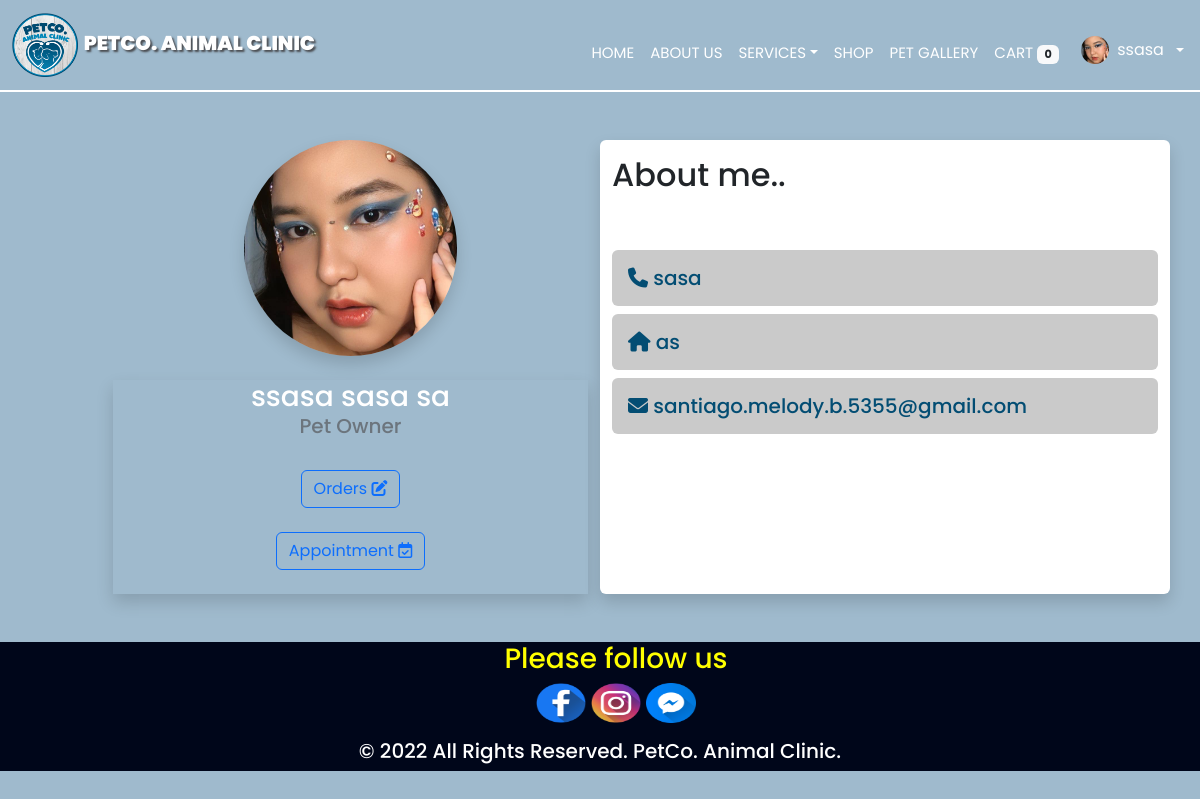
Screenshot of /user-view-order.php (signed in) with the database file from the repository.
### tables this page shows
CREATE TABLE `usertable` (
  `id` int(11) NOT NULL,
  `first_name` varchar(255) NOT NULL,
  `middle_name` varchar(255) NOT NULL,
  `last_name` varchar(255) NOT NULL,
  `suffix` varchar(10) NOT NULL,
  `position` varchar(255) NOT NULL,
  `address` varchar(255) NOT NULL,
  `email` varchar(255) NOT NULL,
  `password` varchar(255) NOT NULL,
  `code` mediumint(50) NOT NULL,
  `status` text NOT NULL,
  `contact` varchar(100) NOT NULL,
  `image_dir` varchar(255) NOT NULL,
  `image_filename` varchar(255) NOT NULL,
  `user_level` varchar(255) NOT NULL,
  `archive` varchar(255) NOT NULL
);

### user-view-order.php (the view, shortened to what this page needs)
<?php require_once "controllerUserData.php";
     require('php/connection.php');
      $user_id = $_SESSION['user_id'];
?>
<?php
                    $select_user = mysqli_query($con, "SELECT * FROM usertable WHERE id = '$user_id'");
                    if(mysqli_num_rows($select_user) > 0){
                    $fetch_user = mysqli_fetch_assoc($select_user);
                    };
                ?>
<!DOCTYPE html>
<html lang="en">
<head>
    <link href="https://cdn.jsdelivr.net/npm/bootstrap@5.2.0-beta1/dist/css/bootstrap.min.css" rel="stylesheet"
>
    <link rel="stylesheet" type="text/css" href="css/styles.css">
</head>
<body>
    <nav class="navbar navbar-expand-lg ">
        <div class="container-fluid ">
            <a class="navbar-brand" href="#">
                <img src="asset/logopet.png" alt="Logo" style="width:22%; height:8vh" />
                <span style="text-shadow: 2px 2px 2px  rgba(49, 44, 44, 0.767);" class="text-white"><b>PETCO. ANIMAL
                        CLINIC</b></span>
            </a>
        </div>
        <div class="collapse navbar-collapse me-3" id="navbarScroll">
            <ul class="navbar-nav me-auto my-0 my-lg-0 " style="--bs-scroll-height: 100px;">
                <div class="text-nowrap">
                    <li class="nav-item">
                        <a class="nav-link  text-white mt-3" aria-current="page" href="home.php">HOME</a>
                    </li>
                </div>
                <div class="text-nowrap">
                    <li class="nav-item">
                        <a class="nav-link text-white mt-3" href="#about">ABOUT US</a>
                    </li>
                </div>
                <div class="text-nowrap">
                    <li class="nav-item">
                        <div class="dropdown">
                            <a class="nav-link text-white dropdown-toggle mt-3" href="#" id="dropdownMenuLink"
                                data-bs-toggle="dropdown" aria-expanded="false">SERVICES</a>
                        </div>
                    </li>
                </div>
                <div class="text-nowrap">
                    <li class="nav-item">
                        <a class="nav-link text-white mt-3 " href="product.php">SHOP</a>
                    </li>
                </div>
                <?php
                    $select_rows = mysqli_query($con,"SELECT * FROM `cart` WHERE Cart_user_id = '$user_id'") or die ('query failed');
                    $row_count = mysqli_num_rows($select_rows);
                  ?>
                <div class="text-nowrap">
                    <li class="nav-item mt-3">
                        <a class="nav-link text-white" href="#imagesec">PET GALLERY</a>
                    </li>
                </div>
                <div class="text-nowrap">
                    <li class="nav-item">
                        <a class="nav-link text-white mt-3 " href="cart.php">CART<span
                                class="badge badge-light mx-1 bg-light text-dark"><?php echo $row_count ?></span></a>
                    </li>
                </div>
                        <?php
                            $select_user = mysqli_query($con, "SELECT * FROM usertable WHERE id = '$user_id'");
                            if(mysqli_num_rows($select_user) > 0){
                            $fetch_user = mysqli_fetch_assoc($select_user);
                            };
                        ?>
                <div class="dropdown mb-2 mt-sm-auto ms-auto ms-sm-0 flex-shrink-1 ">
                    <a href="#" class="d-flex align-items-center text-white text-decoration-none dropdown-toggle"
                        id="dropdownUser1" data-bs-toggle="dropdown" aria-expanded="false">
                        <img src="asset/profiles/<?php echo $fetch_user['image_filename']?>" alt="user"
                            style=" margin-left: 10px" width="28" height="28" class="rounded-circle">
                        <span class="d-none d-sm-inline mx-2"><?php echo $fetch_user['first_name']?></span>
                    </a>
                </div>
            </ul>
        </div>
    </nav>
    <div class="container mt-5 mb-5">
        <div class="row mt-5">
            <div class="col-1">
            </div>
            <div class="col-5 ">
                <div class="col profilebg ">
                    <div class="row ">
                        <div class="row   ">
                            <center><img src="asset/profiles/<?php echo $fetch_user['image_filename']?>"
                                    class="rounded-circle shadow user-profile" alt="Logo"
                                    style="width:50%; height:27vh" /></center>
                        </div>
                        <div class="row mt-4 shadow">
                            <h3 class="text-white  text-center mb-0 name">
                                <?php echo $fetch_user['first_name']. " " .$fetch_user['middle_name'] . " " .$fetch_user['last_name']; ?>
                            </h3>
                            <h5 class="text-center text-secondary">Pet Owner</h5>
                            <center> <a href="user-view-order.php?id=<?php echo $fetch_user['id']?>">
                                    <span class="btn btn-outline-primary mx-2 mt-4">Orders <i
                                            class="fa-solid fa-pen-to-square"></i></span>
                                </a>
                            </center>
                            <center><a href="appointment-user.php?id=<?php echo $fetch_user['id']?>">
                                    <span class="btn btn-outline-primary mx-2 mt-4 mb-4"> Appointment <i
                                            class="fa-regular fa-calendar-check"></i></span>
                                </a>
                            </center>
                        </div>
                    </div>
                </div>
            </div>
            <div class="col-6 bg-white shadow rounded">
                <div class="row">
                    <div class="col-8">
                        <h2 class="mt-3">About me..</h2>
                    </div>
                </div>
                <h5 class="c-blue  mt-5 mb-0 bg-gray rounded p-3 aboutme">
                    <span><i class="fa-solid fa-phone"> </i> <?php echo $fetch_user['contact']?></span>
                </h5>
                <h5 class="c-blue  mt-2 mb-0 bg-gray rounded p-3 aboutme">
                    <span><i class="fa-solid fa-house"></i> <?php echo $fetch_user['address']?></span>
                </h5>
                <h5 class="c-blue  mt-2 mb-0 bg-gray rounded p-3 aboutme">
                    <span><i class="fa-solid fa-envelope"></i> <?php echo $fetch_user['email']?></span>
                </h5>
            </div>
        </div>
    </div>
    <footer class=" footer-banner mt-5" id="about">
        <div class="container text">
            <div class="row">
                <div class="col-12 text-center">
                    <ul class="follow">
                        <h3>Please follow us</h3>
                        <a href="https://www.facebook.com/"><img src="asset/facebook.png" width="50px"
                                height="40px"></a>
                        <a href="https://www.instagram.com//"><img src="asset/instagram.png" width="50px"
                                height="40px"></a>
                        <a href="https://www.messenger.com/"><img src="asset/messenger.png" width="50px"
                                height="40px"></a>
                    </ul>
                    <h5>© 2022 All Rights Reserved. PetCo. Animal Clinic.</h5>
                </div>
            </div>
        </div>
    </footer>
</body>
</html>

### css/styles.css (style rules this page uses)
* { font-family: 'Poppins', sans-serif; }
body { background: #9FBACD; }
.navbar { background: #9FBACD; border-bottom: 2px solid white; }
.navbar-brand { font-family: 'Gothic A1', sans-serif; font-size: 20px; font-weight: bold; }
.nav-item { font-family: 'Gothic A1', sans-serif; font-size: 15px; }
.nav-link { border-radius: 10px; }
.footer-banner { background-color: #2E313A; }
.c-blue { color: #034D73; }
.bg-gray { background: rgb(202, 202, 202); }
* { padding: 0; margin: 0; }
.text { color: white; }
.footer-banner { background-color: #00061a; }
.follow { font-size: 20px; color: yellow; }

### rows the page displays
usertable: image_filename (picture), first_name "ssasa", middle_name "sasa", last_name "sa", contact "sasa", address "as", email "santiago.melody.b.5355@gmail.com"

### other values shown
$row_count "0"
